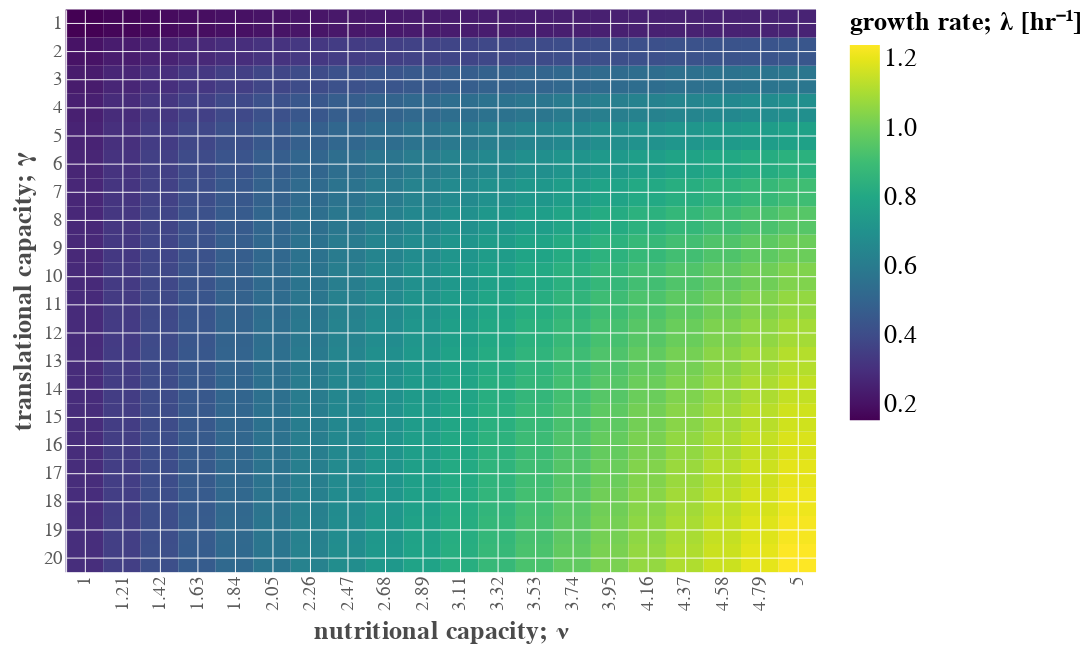

The code cell stored with this chart in its notebook:
### Markdown cell above
From this inference, we can come to the conclusion that the maximum ribosomal mass fraction $\phi_R^\text{(max)}$ is largely independent of the growth medium and is around $\approx$ 0.3 - 0.4. The nutritional capacity $\nu$ is (as expected), dependent on the growth medium. 

We now have in hand two "growth laws" for exponential steady-state growth. Using Equations 7 and 20, we can enumerate a mathematical expression for the growth rate as a function of $\nu$, $\gamma$, $\phi_R^\text{max}$ and $\phi_R^\text{min}$ as

$$
\lambda = \frac{\phi_R^\text{(max)} - \phi_R^\text{(min)}}{\frac{1}{\nu} + \frac{1}{\gamma}}. \tag{22}
$$

### Code cell
# Define the parameter ranges. 
nu_range = np.round(np.linspace(1, 5, 20), decimals=2)
gamma_range = np.linspace(20, 1, 20)

# Define the maximum and minimum bounds of the ribosomal mass fraction
phi_R_max = 0.35
phi_R_min = 0.04

# Compute the grid.
nu_mesh, gamma_mesh = np.meshgrid(nu_range, gamma_range)
growth_rate = (phi_R_max - phi_R_min) / (nu_mesh**-1 + gamma_mesh**-1)

# Assemble teh dataframe
df = pd.DataFrame({'nu': nu_mesh.ravel(),
                   'gamma': gamma_mesh.ravel(),
                   'growth_rate_hr': growth_rate.ravel()})

# Plot the heatmap
heatmap = alt.Chart(df).mark_rect().encode(
                x=alt.X(field='nu', type='ordinal', title='nutritional capacity; ν'),
                y=alt.Y(field='gamma', type='ordinal', title='translational capacity; γ'), 
                color=alt.Color(field='growth_rate_hr', type='quantitative', 
                                title='growth rate; λ [hr\u207b\u00b9]', scale=alt.Scale(scheme='viridis'))
        )
heatmap.interactive()

### Figure 1 — Vega-Lite specification as saved in the notebook (floating-point values rounded to 4 significant figures; data arrays with more than 128 entries replaced by an {"elided": "..."} marker saying what was removed)
{"config": {"background": "white", "group": {"fill": "white"}, "view": {"strokeWidth": 0, "height": 300, "width": 400, "fill": "#f0f3f7"}, "point": {"size": 40, "filled": true, "opacity": 1, "strokeWidth": 0.75, "stroke": "#FFFFFF"}, "square": {"size": 40, "filled": true, "opacity": 1, "strokeWidth": 0.75, "stroke": "#FFFFFF"}, "circle": {"size": 40, "filled": true, "opacity": 1, "strokeWidth": 0.75, "stroke": "#FFFFFF"}, "line": {"size": 2}, "axis": {"domainColor": "#ffffff", "domainWidth": 0.5, "labelColor": "#5b5b5b", "labelFontSize": 10, "labelFont": "Nunito", "titleFont": "Nunito", "titleFontWeight": 700, "titleFontSize": 14, "titleColor": "#4b4b4b", "grid": true, "gridColor": "#ffffff", "gridWidth": 0.5, "ticks": false}, "range": {"category": ["#4c4b4c", "#3373ba", "#5cb75b", "#d8534f", "#8066ad", "#f0ad4d"]}, "legend": {"labelFontSize": 14, "labelFont": "Nunito", "titleFont": "Nunito", "titleFontSize": 14, "titleFontWeight": 700, "titleFontColor": "#44b4b4b", "symbolSize": 75}, "title": {"font": "Nunito", "fontWeight": 700, "fontSize": 14, "fontColor": "#4b4b4b"}}, "data": {"name": "data-3976b571abbfbf4811e713c0af46f55c"}, "mark": "rect", "encoding": {"color": {"type": "quantitative", "field": "growth_rate_hr", "scale": {"scheme": "viridis"}, "title": "growth rate; λ [hr⁻¹]"}, "x": {"type": "ordinal", "field": "nu", "title": "nutritional capacity; ν"}, "y": {"type": "ordinal", "field": "gamma", "title": "translational capacity; γ"}}, "selection": {"selector001": {"type": "interval", "bind": "scales", "encodings": ["x", "y"]}}, "$schema": "https://vega.github.io/schema/vega-lite/v4.8.1.json", "datasets": {"data-3976b571abbfbf4811e713c0af46f55c": {"elided": "400 records"}}}
